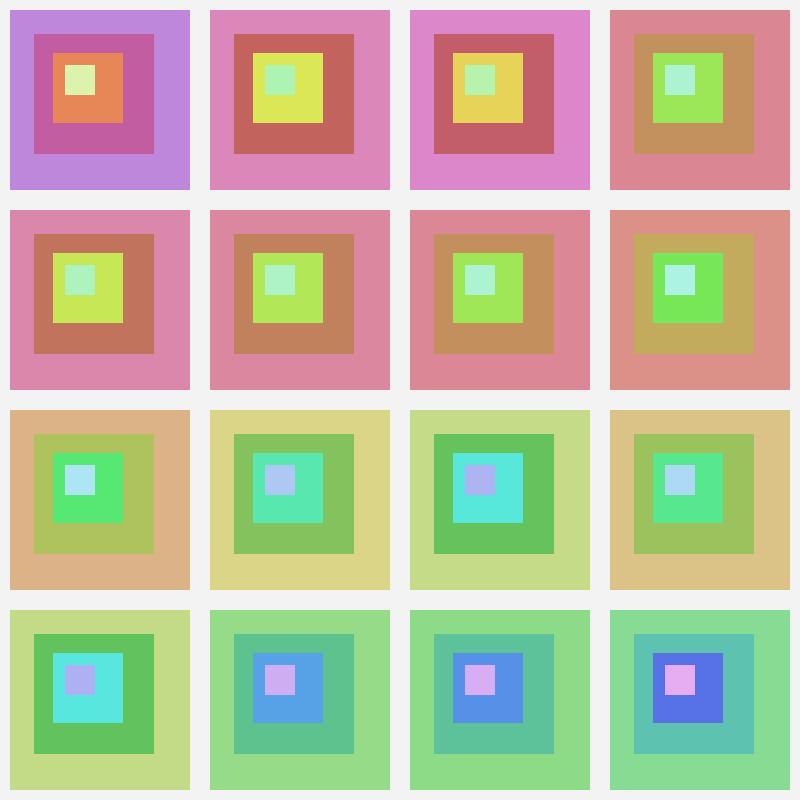
Frame 1 (no input)
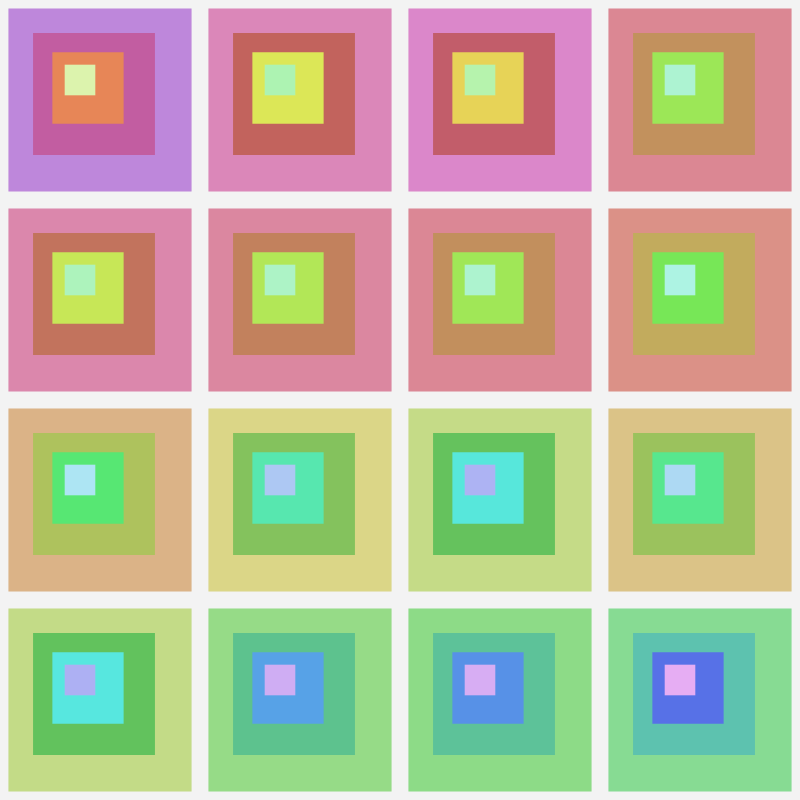
Frame 60 (no input)
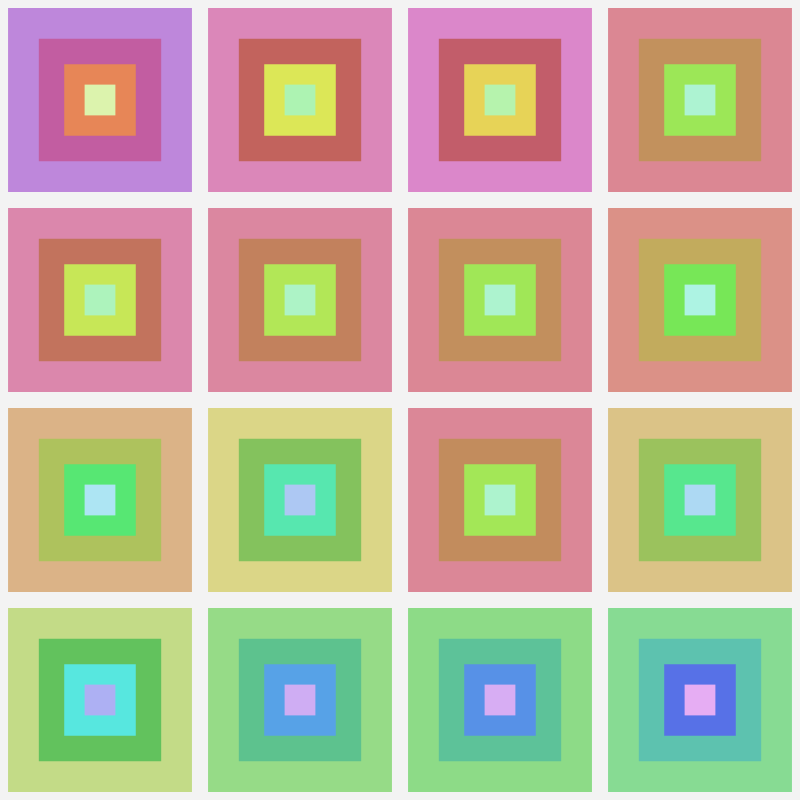
Frame 120 (the mouse pressed at the canvas centre since frame 60)

The p5.js sketch that drew these frames (run headless with seeded random() and noise() and a simulated clock; from frame 60 on, the mouse is pressed at the canvas centre):

// p5.js sketch
// ── sketch.js
let baseHue;
let colorOffsets = [];

function setup() {
  createCanvas(800, 800);
  rectMode(CENTER);
  colorMode(HSB, 360, 100, 100, 100);
  noStroke();

  baseHue = random(360);

  // store random offsets for each grid cell
  for (let i = 0; i < 16; i++) {
    colorOffsets[i] = random(-30, 30);
  }
}

function draw() {
  background(0, 0, 95);

  let cols = 4;
  let rows = 4;

  let cellW = width / cols;
  let cellH = height / rows;

  let mx = map(mouseX, 0, width, -20, 20);
  let my = map(mouseY, 0, height, -20, 20);

  let breathe = sin(frameCount * 0.015) * 8;

  for (let i = 0; i < cols; i++) {
    for (let j = 0; j < rows; j++) {

      let index = i + j * cols;

      let x = i * cellW + cellW / 2;
      let y = j * cellH + cellH / 2;

      let hueShift = baseHue + index * 12 + colorOffsets[index];

      // OUTER
      fill((hueShift + 40) % 360, 40, 85);
      rect(x, y, cellW * 0.9 + breathe * 0.5, cellH * 0.9 + breathe * 0.5);

      // MIDDLE
      fill((hueShift + 80) % 360, 55, 75);
      rect(
        x + mx * 0.3,
        y + my * 0.3,
        cellW * 0.6 + breathe * 0.3,
        cellH * 0.6 + breathe * 0.3
      );

      // INNER
      fill((hueShift + 140) % 360, 65, 90);
      rect(
        x + mx * 0.6,
        y + my * 0.6,
        cellW * 0.35 + breathe * 0.2,
        cellH * 0.35 + breathe * 0.2
      );

      // CORE
      fill((hueShift + 200) % 360, 30, 95);
      rect(
        x + mx,
        y + my,
        cellW * 0.15 + breathe * 0.1,
        cellH * 0.15 + breathe * 0.1
      );
    }
  }

  // subtle overlay texture
  fill(0, 0, 100, 4);
  rect(width / 2, height / 2, width, height);
}

function mousePressed() {
  let cols = 4;
  let rows = 4;

  let cellW = width / cols;
  let cellH = height / rows;

  // find which cell was clicked
  let i = floor(mouseX / cellW);
  let j = floor(mouseY / cellH);

  if (i >= 0 && i < cols && j >= 0 && j < rows) {
    let index = i + j * cols;

    // shift that cell’s color palette
    colorOffsets[index] = random(-80, 80);
  }
}
